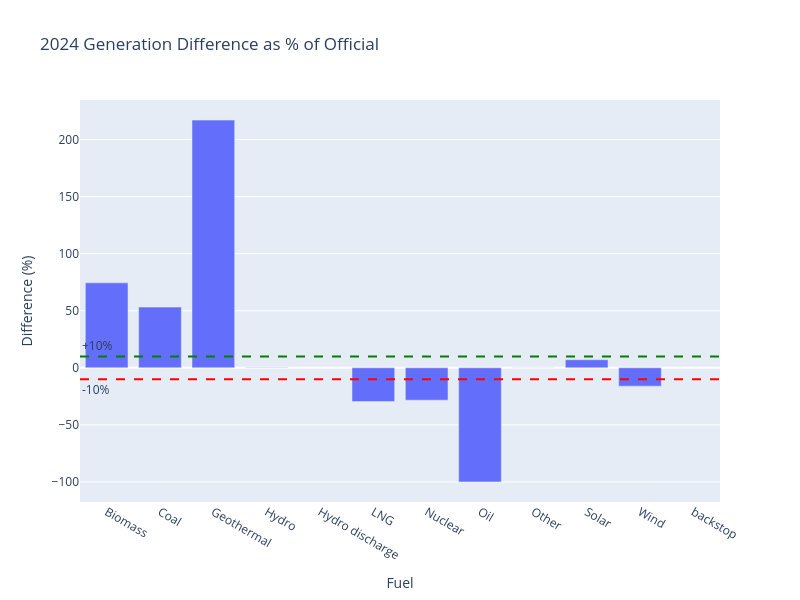

Source (notebook cell):
### Code cell
# --- CALIBRATION 1B: GENERATION 2024 COMPARISON (%)- Official data vs model --- #

# (PyPSA – Official) / Official * 100
percent_diff = (gen['gen_pypsa'] - gen['gen_act']) / gen['gen_act'] * 100

fig = go.Figure()

fig.add_trace(go.Bar(
    x=gen['Fuel'],
    y=percent_diff,
    name='PyPSA vs Official %Δ',
))

# Add ±10% reference lines
fig.add_hline(
    y=10,
    line_dash='dash',
    line_color='green',
    annotation_text='+10%',
    annotation_position='top left'
)
fig.add_hline(
    y=-10,
    line_dash='dash',
    line_color='red',
    annotation_text='-10%',
    annotation_position='bottom left'
)

# Final layout tweaks
fig.update_layout(
    title_text='2024 Generation Difference as % of Official',
    xaxis_title='Fuel',
    yaxis_title='Difference (%)',
    width=800,
    height=600,
    showlegend=False
)

fig.show()

### Figure 1 — Plotly figure (JSON) as saved in the notebook; plotly's stock layout.template omitted (floating-point values rounded to 4 significant figures)
{"data": [{"name": "PyPSA vs Official %Δ", "type": "bar", "x": ["Biomass", "Coal", "Geothermal", "Hydro", "Hydro discharge", "LNG", "Nuclear", "Oil", "Other", "Solar", "Wind", "backstop"], "y": [74.45, 53.19, 217.1, 0.2879, NaN, -29.64, -28.37, -100.0, 0.0, 7.034, -16.08, NaN]}], "layout": {"annotations": [{"showarrow": false, "text": "+10%", "x": 0, "xanchor": "left", "xref": "x domain", "y": 10, "yanchor": "bottom", "yref": "y"}, {"showarrow": false, "text": "-10%", "x": 0, "xanchor": "left", "xref": "x domain", "y": -10, "yanchor": "top", "yref": "y"}], "height": 600, "shapes": [{"line": {"color": "green", "dash": "dash"}, "type": "line", "x0": 0, "x1": 1, "xref": "x domain", "y0": 10, "y1": 10, "yref": "y"}, {"line": {"color": "red", "dash": "dash"}, "type": "line", "x0": 0, "x1": 1, "xref": "x domain", "y0": -10, "y1": -10, "yref": "y"}], "showlegend": false, "title": {"text": "2024 Generation Difference as % of Official"}, "width": 800, "xaxis": {"title": {"text": "Fuel"}}, "yaxis": {"title": {"text": "Difference (%)"}}}}
